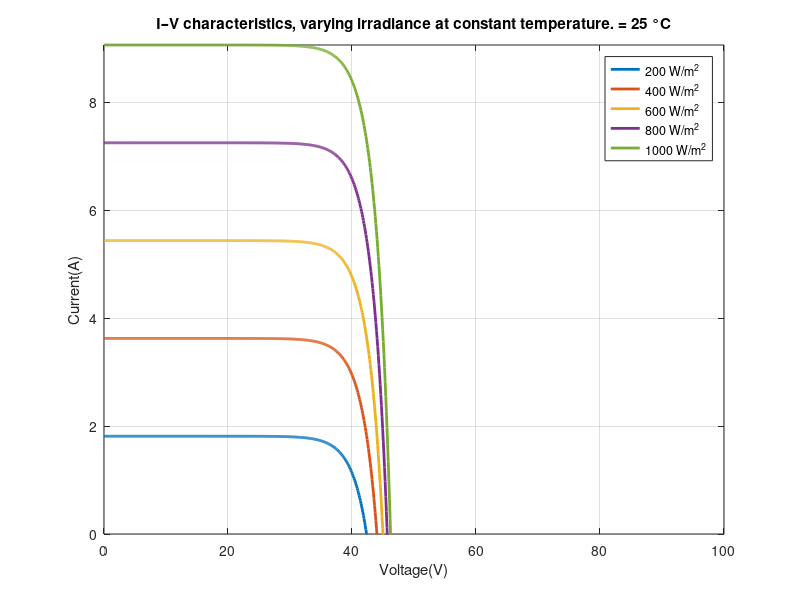
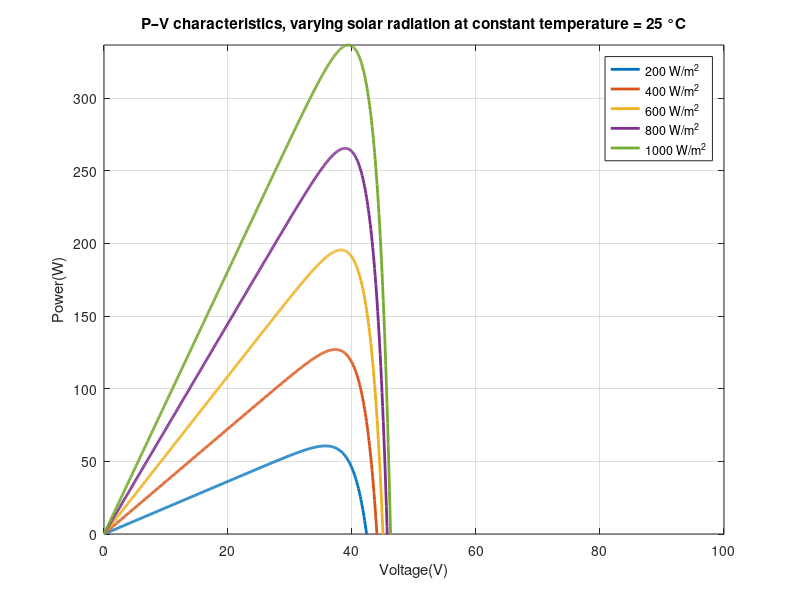
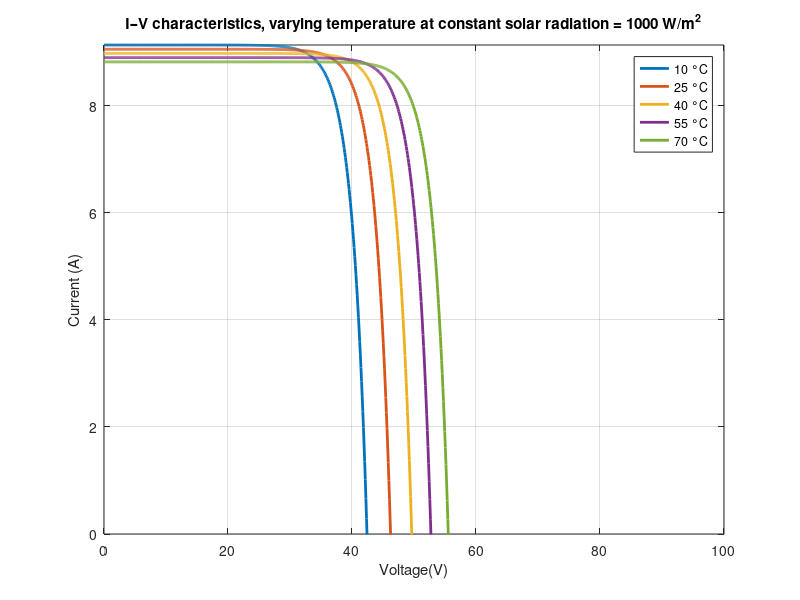
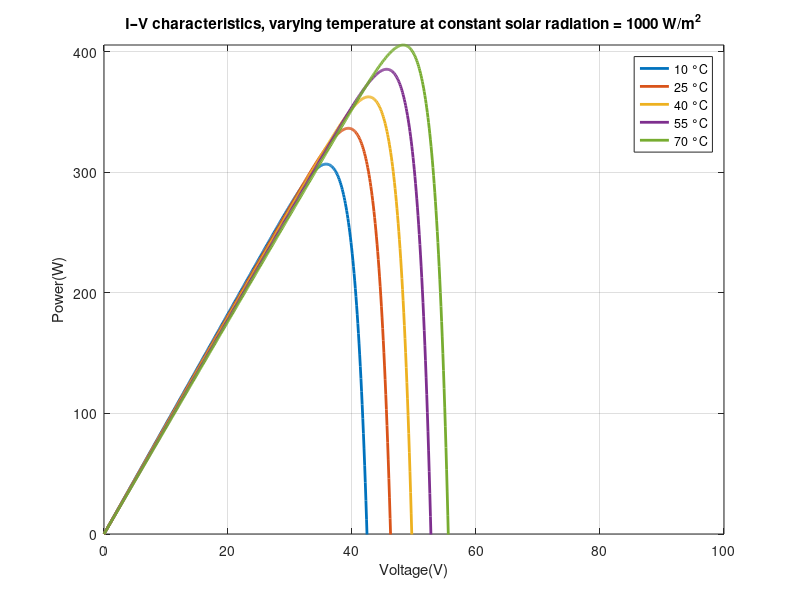

Recreate these plots in MATLAB, in order. (Note: this script raises an error after producing the figures.)
clear
clc
Voc = 46.22;
Isc = 9.06;
Ns = 72;
Np = 1;
A = 1.3;
Ki = 0.005258;
Gref = 1000;
q = 1.602*1e-19;
Rs = 0.008;
Eg = 1.1;
K = 1.3805e-23;
Trtc = 25; 
To = Trtc + 273.15;

V = linspace(0,100,1000); % i
V = V';
Trc = 10:15:70; % j
G = linspace(200,1000,5); % k
I = zeros(length(V),length(Trc),length(G)); 

for i = 1:length(V)
    for j = 1:length(Trc)
        for k = 1:length(G) 
            Tr(j) = Trc(j)+273.15;
            NskATo = Ns*K*A*To;
            Iph = (G(k)*(Isc+((To-Tr(j))*Ki)))/Gref;
            Irs = Isc/(exp(Voc*q/NskATo)-1);
            Is = Irs*((Tr(j)/To)^3)*exp((q*Eg/(K*A))*(1/Tr(j)-1/To));
            Err = 1;
            tolErr = 1e-5;
            while abs(Err)>tolErr
                Inew = Np*Iph-Np*Is*(exp(q*(V(i)-Rs*I(i,j,k))/NskATo)-1);
                Err = Inew-I(i,j,k);
                I(i,j,k) = Inew;
            end
        end
    end
end

figure(1)
P_Tconst = V.*ones(size(squeeze(I(:,2,:)))).*squeeze(I(:,2,:));
plot(V,squeeze(I(:,2,:)),'LineWidth',2),grid
ylim([0 inf])
xlabel('Voltage(V)')
ylabel('Current(A)')
legend('200 W/m^2','400 W/m^2','600 W/m^2','800 W/m^2','1000 W/m^2')
title('I–V characteristics, varying irradiance at constant temperature. = 25 °C')


figure(2)
P_Tconst = V.*ones(size(squeeze(I(:,2,:)))).*squeeze(I(:,2,:));
plot(V,P_Tconst,'LineWidth',2),grid
ylim([0 inf])
xlabel('Voltage(V)')
ylabel('Power(W)')
legend('200 W/m^2','400 W/m^2','600 W/m^2','800 W/m^2','1000 W/m^2')
title('P–V characteristics, varying solar radiation at constant temperature = 25 °C')

figure(3)
% P_Tconst = V.*ones(size(squeeze(I(:,:,end)))).*squeeze(I(:,:,end));
plot(V,squeeze(I(:,:,end)),'LineWidth',2),grid
ylim([0 inf])
xlabel('Voltage(V)')
ylabel('Current (A)')
legend('10 °C','25 °C','40 °C','55 °C','70 °C')
title('I–V characteristics, varying temperature at constant solar radiation = 1000 W/m^2')

figure(4)
P_Tconst = V.*ones(size(squeeze(I(:,:,end)))).*squeeze(I(:,:,end));
plot(V,P_Tconst,'LineWidth',2),grid
ylim([0 inf])
xlabel('Voltage(V)')
ylabel('Power(W)')
legend('10 °C','25 °C','40 °C','55 °C','70 °C')
title('I–V characteristics, varying temperature at constant solar radiation = 1000 W/m^2')


G_months = [99.52	160.92	203.17	236.31	214.99	250.65	203.28	193.55	215.01	181.58	122.02	87.22];
T_months = [11.45	17.09	20.22	26.85	32.68	30.08	29.96	28.92	28.79	25.99	20.97	14.84];

clear I Tr
I = zeros(length(V),length(G_months)); 
for i = 1:length(V)
    %for j = 1:length(T_months)
        for k = 1:length(G_months) 
            Tr(k) = T_months(k)+273.15;
            NskATo = Ns*K*A*To;
            Iph = (G_months(k)*(Isc+((To-Tr(k))*Ki)))/Gref;
            Irs = Isc/(exp(Voc*q/NskATo)-1);
            Is = Irs*((Tr(k)/To)^3)*exp((q*Eg/(K*A))*(1/Tr(k)-1/To));
            Err = 1;
            tolErr = 1e-5;
            while abs(Err)>tolErr
                Inew = Np*Iph-Np*Is*(exp(q*(V(i)-Rs*I(i,k))/NskATo)-1);
                Err = Inew-I(i,k);
                I(i,k) = Inew;
            end
        end
    %end
end

P_months = V.*ones(size(I)).*I;

figure(5)

subplot 321
plot(V,I(:,1:4),'LineWidth',2),grid
ylim([0 3])
xlabel('Voltage(V)')
ylabel('Current(A)')
legend('Jan','Feb','Mar','Apr')
title('I–V graph for the month of Jan-15 to April-15.')
%P_Tconst = V.*ones(size(squeeze(I(:,2,:)))).*squeeze(I(:,2,:));
subplot 322
plot(V,P_months(:,1:4),'LineWidth',2),grid
ylim([0 80])
xlabel('Voltage(V)')
ylabel('Power(W)')
legend('Jan','Feb','Mar','Apr')
title('P–V graph for the month of Jan-15 to April-15.')

subplot 323
plot(V,I(:,5:8),'LineWidth',2),grid
ylim([0 3])
xlabel('Voltage(V)')
ylabel('Current(A)')
legend('May','June','July','Aug')
title('I–V graph for the month of May-15 to August-15')
%P_Tconst = V.*ones(size(squeeze(I(:,2,:)))).*squeeze(I(:,2,:));
subplot 324
plot(V,P_months(:,5:8),'LineWidth',2),grid
ylim([0 80])
xlabel('Voltage(V)')
ylabel('Power(W)')
legend('May','June','July','Aug')
title('P–V graph for the month of May-15 to August-15')

subplot 325
plot(V,I(:,9:12),'LineWidth',2),grid
ylim([0 3])
xlabel('Voltage(V)')
ylabel('Current(A)')
legend('Sep','Oct','Nov','Dec')
title('I–V graph for the month of September-15 to December-15')
%P_Tconst = V.*ones(size(squeeze(I(:,2,:)))).*squeeze(I(:,2,:));
subplot 326
plot(V,P_months(:,9:12),'LineWidth',2),grid
ylim([0 80])
xlabel('Voltage(V)')
ylabel('Power(W)')
legend('May','June','July','Aug')
title('P–V graph for the month of September-15 to December-15')

% 
